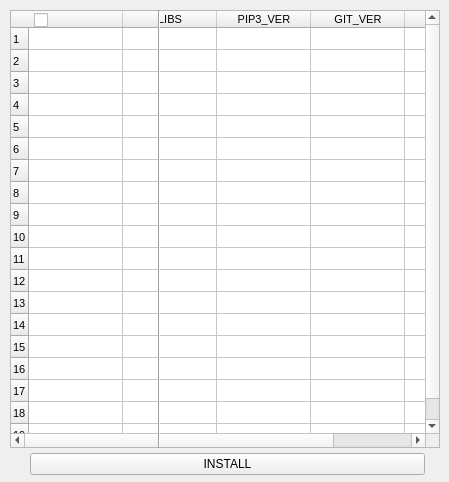
<?xml version="1.0" encoding="UTF-8"?>
<ui version="4.0">
 <class>MainWindow</class>
 <widget class="QMainWindow" name="MainWindow">
  <property name="geometry">
   <rect>
    <x>0</x>
    <y>0</y>
    <width>449</width>
    <height>482</height>
   </rect>
  </property>
  <property name="windowTitle">
   <string>MainWindow</string>
  </property>
  <widget class="QWidget" name="centralwidget">
   <widget class="QToolButton" name="btn_install">
    <property name="geometry">
     <rect>
      <x>30</x>
      <y>453</y>
      <width>395</width>
      <height>22</height>
     </rect>
    </property>
    <property name="text">
     <string>INSTALL</string>
    </property>
   </widget>
   <widget class="QTableWidget" name="table_libs">
    <property name="geometry">
     <rect>
      <x>10</x>
      <y>10</y>
      <width>430</width>
      <height>438</height>
     </rect>
    </property>
    <property name="font">
     <font>
      <pointsize>8</pointsize>
     </font>
    </property>
    <property name="layoutDirection">
     <enum>Qt::LeftToRight</enum>
    </property>
    <attribute name="horizontalHeaderDefaultSectionSize">
     <number>94</number>
    </attribute>
    <attribute name="horizontalHeaderMinimumSectionSize">
     <number>19</number>
    </attribute>
    <attribute name="verticalHeaderDefaultSectionSize">
     <number>22</number>
    </attribute>
    <row>
     <property name="text">
      <string>1</string>
     </property>
    </row>
    <row>
     <property name="text">
      <string>2</string>
     </property>
    </row>
    <row>
     <property name="text">
      <string>3</string>
     </property>
    </row>
    <row>
     <property name="text">
      <string>4</string>
     </property>
    </row>
    <row>
     <property name="text">
      <string>5</string>
     </property>
    </row>
    <row>
     <property name="text">
      <string>6</string>
     </property>
    </row>
    <row>
     <property name="text">
      <string>7</string>
     </property>
    </row>
    <row>
     <property name="text">
      <string>8</string>
     </property>
    </row>
    <row>
     <property name="text">
      <string>9</string>
     </property>
    </row>
    <row>
     <property name="text">
      <string>10</string>
     </property>
    </row>
    <row>
     <property name="text">
      <string>11</string>
     </property>
    </row>
    <row>
     <property name="text">
      <string>12</string>
     </property>
    </row>
    <row>
     <property name="text">
      <string>13</string>
     </property>
    </row>
    <row>
     <property name="text">
      <string>14</string>
     </property>
    </row>
    <row>
     <property name="text">
      <string>15</string>
     </property>
    </row>
    <row>
     <property name="text">
      <string>16</string>
     </property>
    </row>
    <row>
     <property name="text">
      <string>17</string>
     </property>
    </row>
    <row>
     <property name="text">
      <string>18</string>
     </property>
    </row>
    <row>
     <property name="text">
      <string>19</string>
     </property>
    </row>
    <column>
     <property name="text">
      <string/>
     </property>
    </column>
    <column>
     <property name="text">
      <string>LIBS</string>
     </property>
    </column>
    <column>
     <property name="text">
      <string>PIP3_VER</string>
     </property>
    </column>
    <column>
     <property name="text">
      <string>GIT_VER</string>
     </property>
    </column>
    <column>
     <property name="text">
      <string>STATE</string>
     </property>
    </column>
    <item row="0" column="1">
     <property name="text">
      <string/>
     </property>
    </item>
    <item row="0" column="2">
     <property name="text">
      <string/>
     </property>
    </item>
    <item row="1" column="1">
     <property name="text">
      <string/>
     </property>
    </item>
    <item row="1" column="2">
     <property name="text">
      <string/>
     </property>
    </item>
    <item row="2" column="1">
     <property name="text">
      <string/>
     </property>
    </item>
    <item row="2" column="2">
     <property name="text">
      <string/>
     </property>
    </item>
    <item row="3" column="1">
     <property name="text">
      <string/>
     </property>
    </item>
    <item row="3" column="2">
     <property name="text">
      <string/>
     </property>
    </item>
    <item row="4" column="1">
     <property name="text">
      <string/>
     </property>
    </item>
    <item row="4" column="2">
     <property name="text">
      <string/>
     </property>
    </item>
    <item row="5" column="1">
     <property name="text">
      <string/>
     </property>
    </item>
    <item row="5" column="2">
     <property name="text">
      <string/>
     </property>
    </item>
    <item row="6" column="1">
     <property name="text">
      <string/>
     </property>
    </item>
    <item row="6" column="2">
     <property name="text">
      <string/>
     </property>
    </item>
   </widget>
   <widget class="Line" name="line">
    <property name="geometry">
     <rect>
      <x>149</x>
      <y>10</y>
      <width>20</width>
      <height>438</height>
     </rect>
    </property>
    <property name="orientation">
     <enum>Qt::Vertical</enum>
    </property>
   </widget>
   <widget class="QCheckBox" name="all_select">
    <property name="geometry">
     <rect>
      <x>34</x>
      <y>10</y>
      <width>87</width>
      <height>20</height>
     </rect>
    </property>
    <property name="text">
     <string/>
    </property>
   </widget>
  </widget>
 </widget>
 <resources/>
 <connections/>
</ui>
